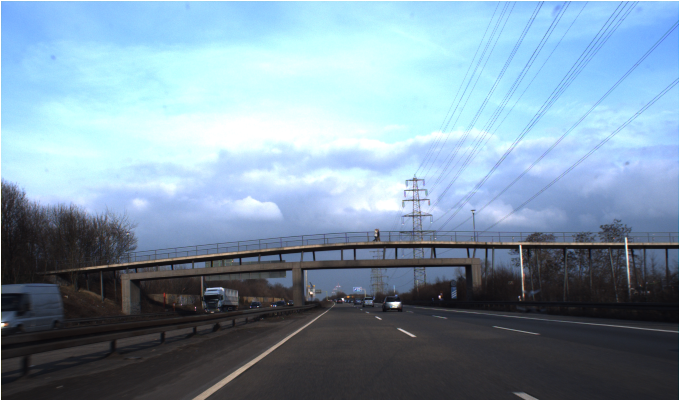
#> input picture path_img/00000.ppm, 1360 x 800 px (shown at 1/2 size)
$ python good_methode.py
#> lines starting #> are read from the running program, lines starting #| are printed output that depends on the picture; after the words box and inside, x2 and y2 are one past the last pixel; in counts of white or black regions, pixels touching at a corner belong together; long printed decimals are rounded
from __future__ import (
    division, absolute_import, print_function, unicode_literals)

import cv2 as cv
import numpy
import numpy as np
import matplotlib.pyplot as plt
import skimage.io
import time


def grayscale(image):
    return cv.cvtColor(image, cv.COLOR_BGR2GRAY)

def clahe_method(image):
    image_bw = cv.cvtColor(image, cv.COLOR_BGR2GRAY)
    clahe = cv.createCLAHE(clipLimit=3)
    return clahe.apply(image_bw)

# noise removal
def remove_noise(image):
    return cv.medianBlur(image,1)

# thresholding
def thresholding(image):
    return cv.threshold(image, 125, 200, cv.THRESH_BINARY_INV + cv.THRESH_OTSU)[1]

# dilation
def dilate(image):
    kernel = np.ones((2,2),np.uint8)
    return cv.dilate(image, kernel, iterations = 1)

# erosion
def erode(image):
    kernel = np.ones((1,2),np.uint8)
    return cv.erode(image, kernel, iterations = 1)

# opening - erosion followed by dilation
def opening(image):
    kernel = np.ones((2,2),np.uint8)
    return cv.morphologyEx(image, cv.MORPH_OPEN, kernel)

# canny edge detection
def canny(image):
    return cv.Canny(image, 50, 50)


def show(init, original, final):
    print('display')
    # cv.imshow('Temple', final)
    # cv.waitKey(0)
    fig, ax = plt.subplots(nrows=3, figsize=(10, 20))
    ax[0].imshow(init)
    ax[0].set_title('Original')
    ax[0].axis('off')
    ax[1].imshow(original)
    ax[1].set_title('Sobel filtered')
    ax[1].axis('off')
    ax[2].imshow(final)
    ax[2].set_title('Sobel filtered')
    ax[2].axis('off')
    cv.imwrite('filename.jpg', final)
    fig.tight_layout()
    plt.show()
    cv.imshow('Temple', final)
    cv.waitKey(0)
    cv.destroyAllWindows()

# Insert any filename with path
img = cv.imread("../path_img/00000.ppm")
#> img is the input picture: shape (800, 1360, 3); mean B, G, R 167.5, 149.9, 126.1

def white_balance(img):
    result = cv.cvtColor(img, cv.COLOR_BGR2LAB)
    avg_a = np.average(result[:, :, 1])
    avg_b = np.average(result[:, :, 2])
    result[:, :, 1] = result[:, :, 1] - ((avg_a - 128) * (result[:, :, 0] / 255.0) * 1.1)
    result[:, :, 2] = result[:, :, 2] - ((avg_b - 128) * (result[:, :, 0] / 255.0) * 1.1)
    result = cv.cvtColor(result, cv.COLOR_LAB2BGR)
    return result

def avg_gray(a,b,c):
    return a/3 + b/3 + c/3


def other_gray_world(result):
    im_new = np.zeros(result.shape, dtype=int)
    # result = cv.cvtColor(img, cv.COLOR_BGR2LAB)
    avg_r = np.average(result[:, :, 0])
#> avg_r = 167.5
    avg_g = np.average(result[:, :, 1])
#> avg_g = 149.9
    avg_v = np.average(result[:, :, 2])
#> avg_v = 126.1
    k = avg_r/3 + avg_g/3 + avg_v/3
#> k = 147.9
    print("mean rgb", k/avg_r, k/avg_g, k/avg_v)
#| mean rgb 0.8825 0.9861 1.173
    im_new[:, :, 0] = result[:, :, 0] * (k / avg_r)
    im_new[:, :, 1] = result[:, :, 1] * (k / avg_g)
    im_new[:, :, 2] = result[:, :, 2] * (k / avg_v)
    im_new[im_new > 255] = 255
    im_new = np.uint8(im_new)
    print('zeros array', im_new.shape)
#| zeros array (800, 1360, 3)
    # im_new[:, :, 0] = result[:, :, 0] * (avg_gray(result[:, :, 0], result[:, :, 1], result[:, :, 2]) / result[:, :, 0])
    # im_new[:, :, 1] = result[:, :, 1] * (avg_gray(result[:, :, 0], result[:, :, 1], result[:, :, 2]) / result[:, :, 1])
    # im_new[:, :, 2] = result[:, :, 2] * (avg_gray(result[:, :, 0], result[:, :, 1], result[:, :, 2]) / result[:, :, 2])
    return im_new

def clahe_method(img):
    # Reading the image from the present directory
    # image = cv.imread(img)
    # Resizing the image for compatibility
    #image = cv2.resize(image, (500, 600))

    # The initial processing of the image
    # image = cv2.medianBlur(image, 3)
    print('dtype imqge', img.dtype)
#| dtype imqge uint8
    img1 = img.copy()
    image_bw = cv.cvtColor(img, cv.COLOR_BGR2GRAY)
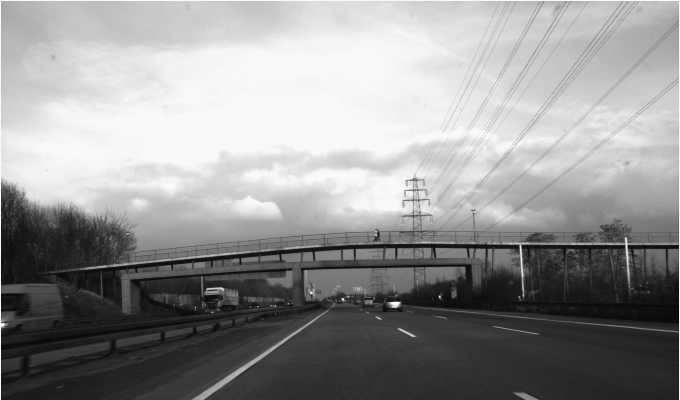
#> image_bw: shape (800, 1360) (shown at 1/2 size); min 5, max 249, mean 146.9
    # The declaration of CLAHE
    # clipLimit -> Threshold for contrast limiting
    clahe = cv.createCLAHE(clipLimit=192, tileGridSize=(10, 10))
    final_img = clahe.apply(image_bw)
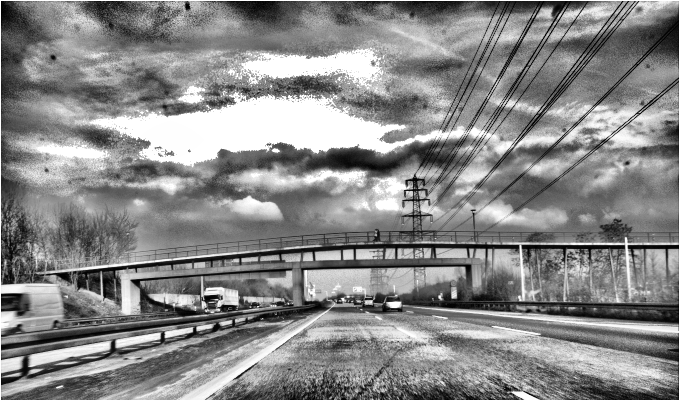
#> final_img: shape (800, 1360) (shown at 1/2 size); min 0, max 255, mean 135.6
    print('shqpe', final_img.shape[0])
#| shqpe 800
    resized = cv.resize(final_img, (final_img.shape[1], final_img.shape[0]), interpolation=cv.INTER_AREA)
    #b = cv.resize(final_img.astype('float'), final_img.shape, interpolation=cv.INTER_CUBIC)
    #fg = cv.bitwise_or(img1, img1, mask=b)

    # Ordinary thresholding the same image
    #_, ordinary_img = cv.threshold(img, 155, 255, cv.THRESH_BINARY)

    # Showing all the three images
    result = cv.cvtColor(resized, cv.COLOR_BGR2RGB)
    bitwiseAnd = img1

    bitwiseAnd[:, :, 0] = result[:, :, 0]/2 + img1[:, :, 0]/2
    bitwiseAnd[:, :, 1] = result[:, :, 1]/2 + img1[:, :, 1]/2
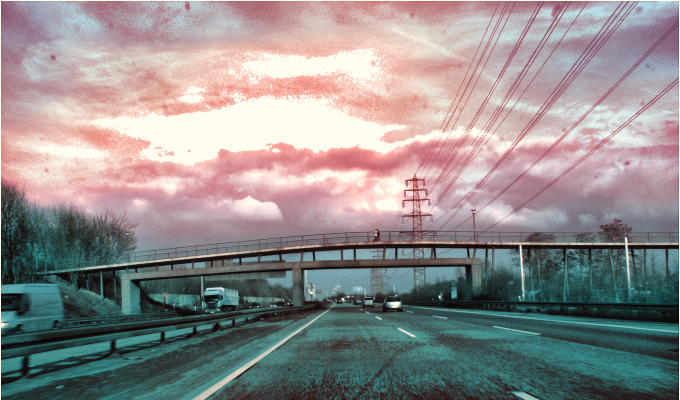
#> bitwiseAnd: shape (800, 1360, 3) (shown at 1/2 size); mean B, G, R 141.3, 141.2, 145.9
    bitwiseAnd[:, :, 2] = result[:, :, 2]/2 + img1[:, :, 2]/2

    return bitwiseAnd
def mser_methode (img):
    # img1 = cv.cvtColor(img, cv.COLOR_BGR2GRAY)
    gray_img = img.copy()
    mser = cv.MSER_create()
    gray = cv.cvtColor(img, cv.COLOR_BGR2GRAY)
    dilate1 = dilate(gray)
#> in dilate, `return cv.dilate(image, kernel, iterations = 1)`:
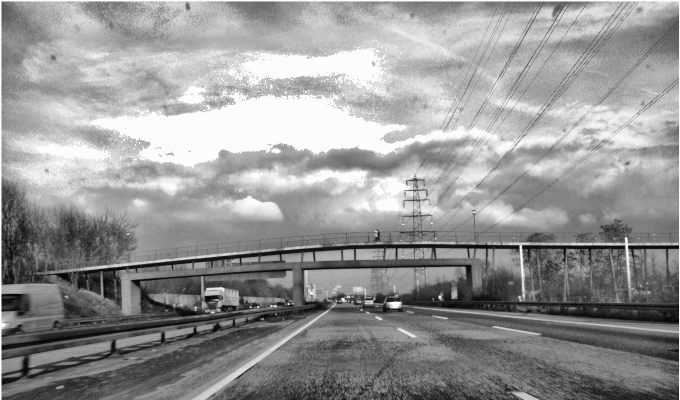
#> returned value: shape (800, 1360) (shown at 1/2 size); min 4, max 252, mean 149.6

    vis = gray.copy()

    #detect regions in gray scale image
    regions, elm = mser.detectRegions(dilate1)
#> regions = 836 items; elm = 836 rows, first 6: [3, 793, 23, 6], [423, 648, 18, 17], [321, 664, 9, 23], [321, 664, 9, 23], [321, 664, 9, 23], [56, 680, 179, 77]
    print('mask shape',elm)
#> (printed output is left out)
    hulls = [cv.convexHull(p.reshape(-1, 1, 2)) for p in regions]
#> hulls = 836 contours; largest, box (x1, y1, x2, y2) and area: (1, 1, 1359, 799) 1081529, (1, 1, 1359, 799) 1081529, (1, 1, 1359, 799) 1081529, (1, 1, 1359, 799) 1081529, (1, 1, 1359, 799) 1081529

    cv.polylines(vis, hulls, 1, (0, 255, 0))
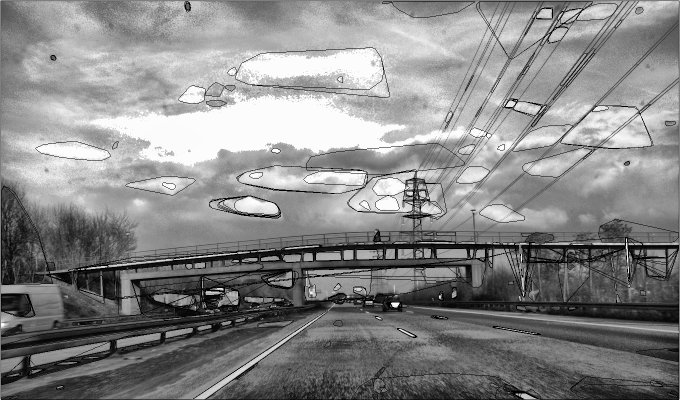
#> vis: shape (800, 1360) (shown at 1/2 size); min 0, max 252, mean 135.1

    cv.imshow('img', vis)

    cv.waitKey(0)

    mask = np.zeros((img.shape[0], img.shape[1], 1), dtype=np.uint8)
    print('mask shape', mask.shape)
#| mask shape (800, 1360, 1)
    #cv.imshow('img mask', mask)
    #
    cv.waitKey(0)
    for contour in hulls:
        cv.drawContours(img, contour, 3, (0, 255, 0), 3)
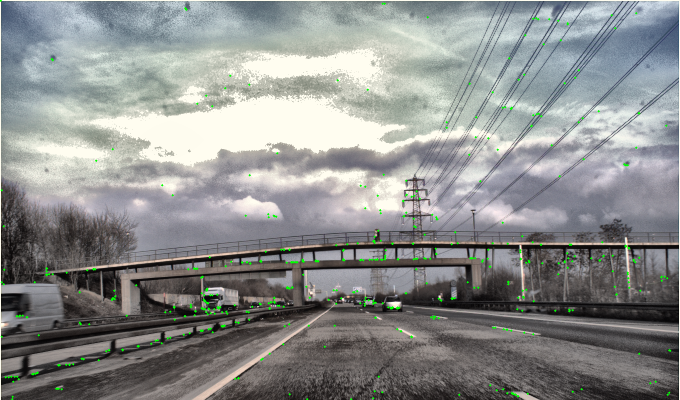
#> img: shape (800, 1360, 3) (shown at 1/2 size); mean B, G, R 140.7, 142.1, 139.9

    #this is used to find only text regions, remaining are ignored
    text_only = cv.bitwise_and(img, img, mask=mask)
#> text_only: shape (800, 1360, 3); every value is 0

    cv.imshow("text only", img)

    cv.waitKey(0)

    return text_only

# [17 lines of commented-out code are left out]
start = time.time()
#final = np.hstack((img, white_balance(img)))

final = other_gray_world(img)

final1 = clahe_method(final)
final3 = mser_methode(final1)
end = time.time()
print('time = ', end - start)
final2 = np.hstack((final, final3))
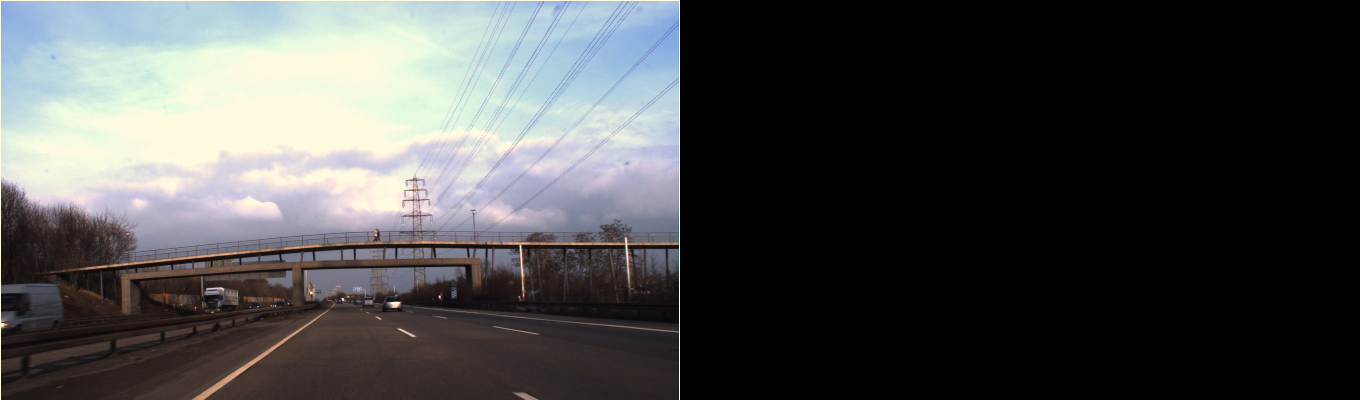
#> final2: shape (800, 2720, 3) (shown at 1/2 size); mean B, G, R 73.8, 73.7, 72.9
show(img, final, final2)
# cv.imwrite('result.jpg', final)

#final2 = mser_methode(final1)
#show(final2)

$ run again, with path_img/00001.ppm copied over path_img/00000.ppm
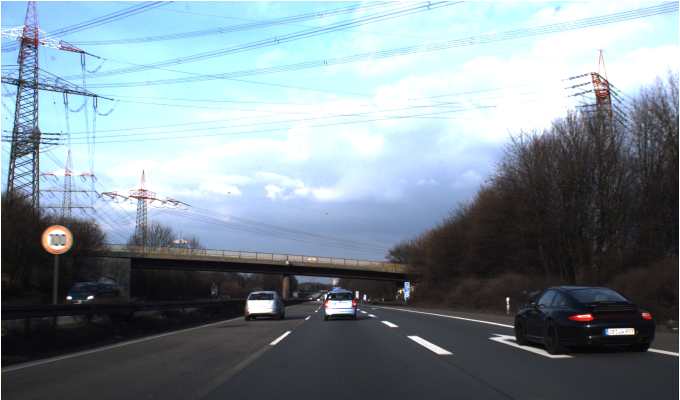
#> input picture path_img/00001.ppm, 1360 x 800 px (shown at 1/2 size)
#> img is the input picture: shape (800, 1360, 3); mean B, G, R 149, 140.4, 126.2
#> avg_r = 149
#> avg_g = 140.4
#> avg_v = 126.2
#> k = 138.5
#| mean rgb 0.9299 0.9866 1.098
#| zeros array (800, 1360, 3)
#| dtype imqge uint8
#| shqpe 800
#> regions = 1272 items; elm = 1272 rows, first 6: [3, 759, 84, 40], [3, 753, 115, 46], [3, 753, 115, 46], [3, 751, 115, 48], [3, 749, 122, 50], [3, 738, 160, 61]
#> (printed output is left out)
#> hulls = 1272 contours; largest, box (x1, y1, x2, y2) and area: (1231, 230, 1358, 547) 23971, (1156, 3, 1358, 109) 15274, (1156, 3, 1358, 109) 14749, (1156, 3, 1358, 109) 14678, (1156, 3, 1358, 109) 14678
#> vis: shape (800, 1360); min 0, max 253, mean 131.8
#| mask shape (800, 1360, 1)
#> after the loop in mser_methode, `for contour in hulls:`:
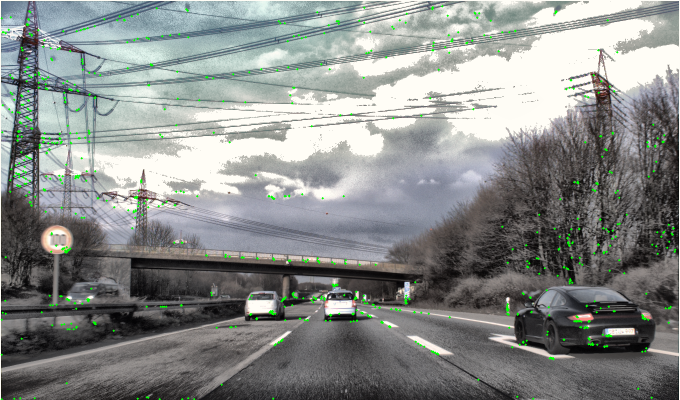
#> img: shape (800, 1360, 3) (shown at 1/2 size); mean B, G, R 137.7, 140, 136.4
#> text_only: shape (800, 1360, 3); every value is 0
#> `final2 = np.hstack((final, final3))`:
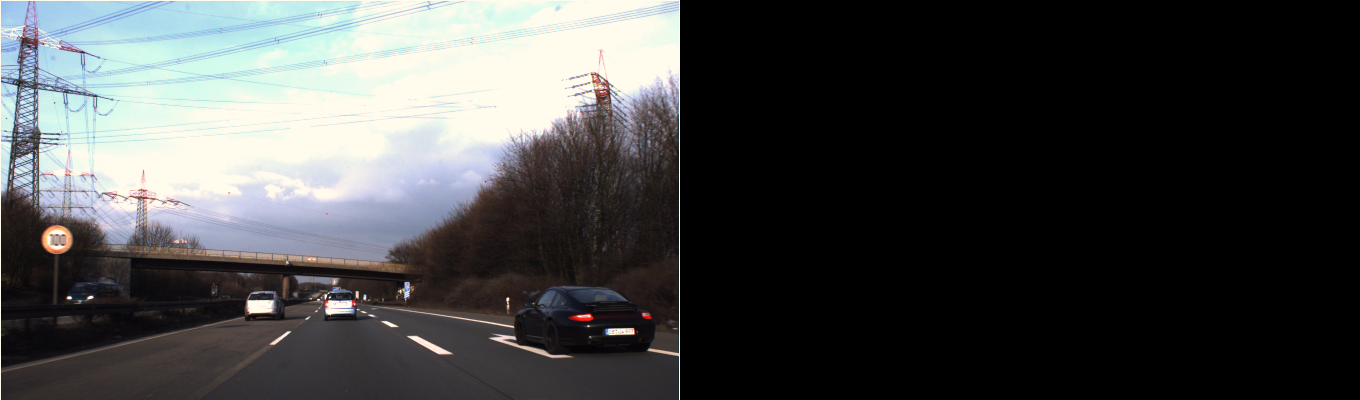
#> final2: shape (800, 2720, 3) (shown at 1/2 size); mean B, G, R 69.1, 69, 67.8

$ run again, with path_img/00002.ppm copied over path_img/00000.ppm
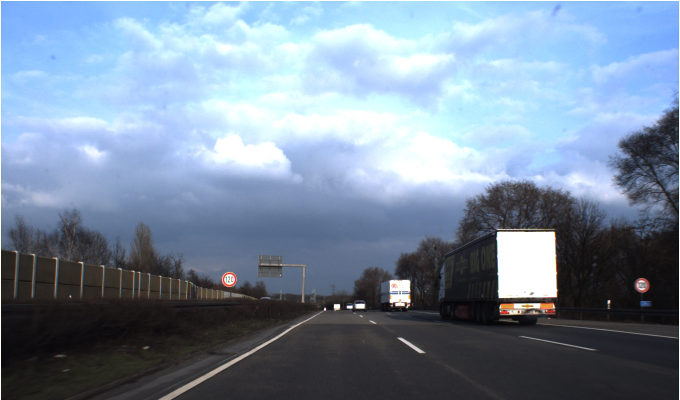
#> input picture path_img/00002.ppm, 1360 x 800 px (shown at 1/2 size)
#> img is the input picture: shape (800, 1360, 3); mean B, G, R 158, 138.1, 120.8
#> avg_r = 158
#> avg_g = 138.1
#> avg_v = 120.8
#> k = 139
#| mean rgb 0.8797 1.006 1.150
#| zeros array (800, 1360, 3)
#| dtype imqge uint8
#| shqpe 800
#> regions = 628 items; elm = 628 rows, first 6: [651, 609, 16, 11], [651, 608, 16, 12], [651, 607, 16, 13], [651, 607, 16, 13], [705, 619, 28, 4], [393, 609, 74, 5]
#> (printed output is left out)
#> hulls = 628 contours; largest, box (x1, y1, x2, y2) and area: (1, 1, 1359, 799) 1081529, (1243, 215, 1358, 520) 25433, (623, 48, 906, 151) 17868, (626, 48, 905, 151) 14862, (12, 203, 328, 270) 14782
#> in mser_methode, `cv.polylines(vis, hulls, 1, (0, 255, 0))`:
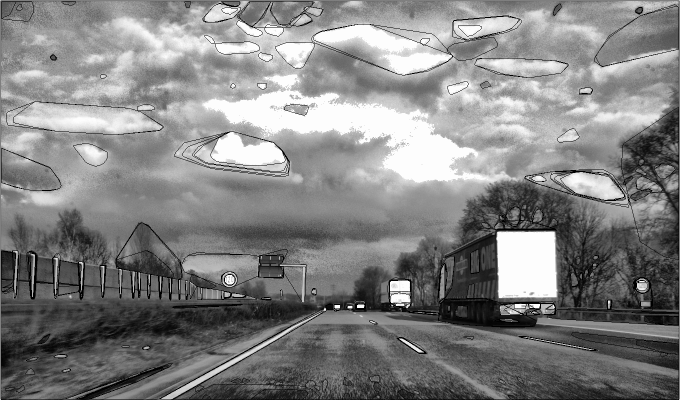
#> vis: shape (800, 1360) (shown at 1/2 size); min 0, max 253, mean 130.5
#| mask shape (800, 1360, 1)
#> the loop in mser_methode, `for contour in hulls:` made 628 passes
#> contour on passes 19, 51: [[1078, 604], [1076, 605], [1028, 605], [1034, 604]], [[159, 571], [117, 572], [117, 565], [157, 570]]
#> text_only: shape (800, 1360, 3); every value is 0
#> `final2 = np.hstack((final, final3))`:
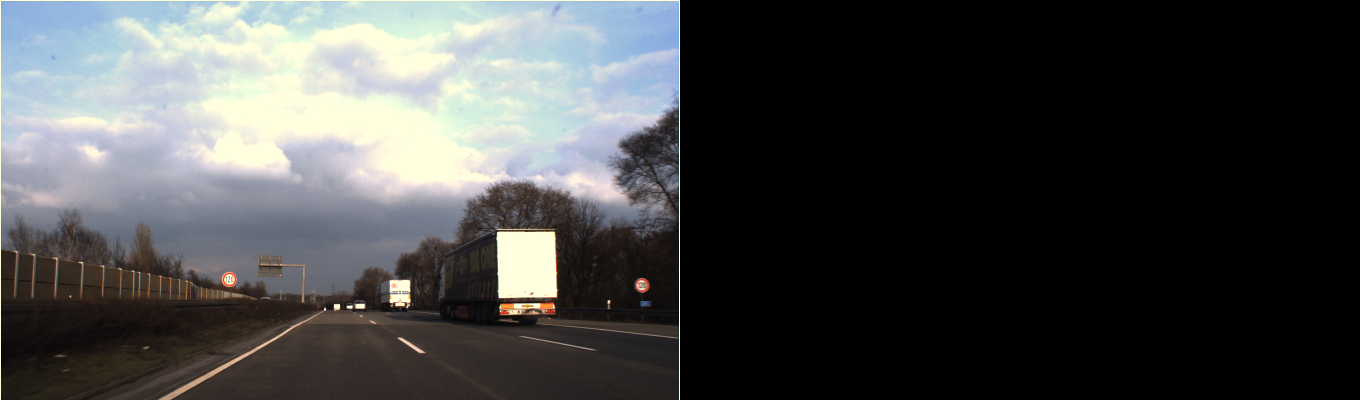
#> final2: shape (800, 2720, 3) (shown at 1/2 size); mean B, G, R 69.3, 69.3, 68.2

$ run again, with path_img/00003.ppm copied over path_img/00000.ppm
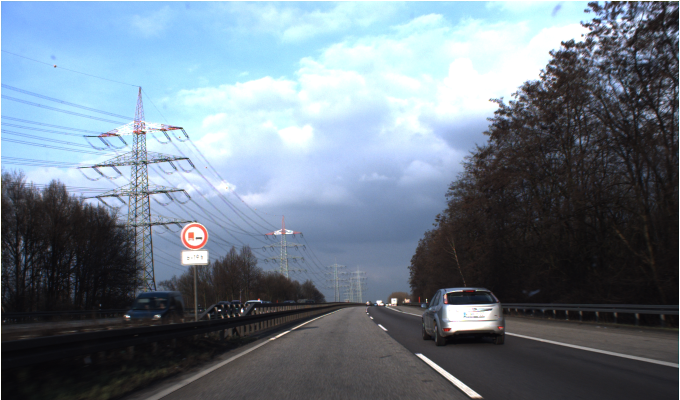
#> input picture path_img/00003.ppm, 1360 x 800 px (shown at 1/2 size)
#> img is the input picture: shape (800, 1360, 3); mean B, G, R 136.3, 123.7, 110.4
#> avg_r = 136.3
#> avg_g = 123.7
#> avg_v = 110.4
#> k = 123.5
#| mean rgb 0.906 0.9982 1.118
#| zeros array (800, 1360, 3)
#| dtype imqge uint8
#| shqpe 800
#> regions = 1786 items; elm = 1786 rows, first 6: [268, 686, 36, 23], [268, 686, 36, 23], [268, 686, 36, 23], [3, 702, 25, 7], [3, 609, 724, 107], [3, 607, 747, 111]
#> (printed output is left out)
#> hulls = 1786 contours; largest, box (x1, y1, x2, y2) and area: (1, 1, 1359, 799) 1081529, (1, 1, 1359, 799) 1081529, (1, 1, 1359, 799) 1081529, (1, 1, 1359, 799) 1081529, (1, 1, 1359, 799) 1081529
#> vis: shape (800, 1360); min 0, max 253, mean 120.1
#| mask shape (800, 1360, 1)
#> text_only: shape (800, 1360, 3); every value is 0
#> `final2 = np.hstack((final, final3))`:
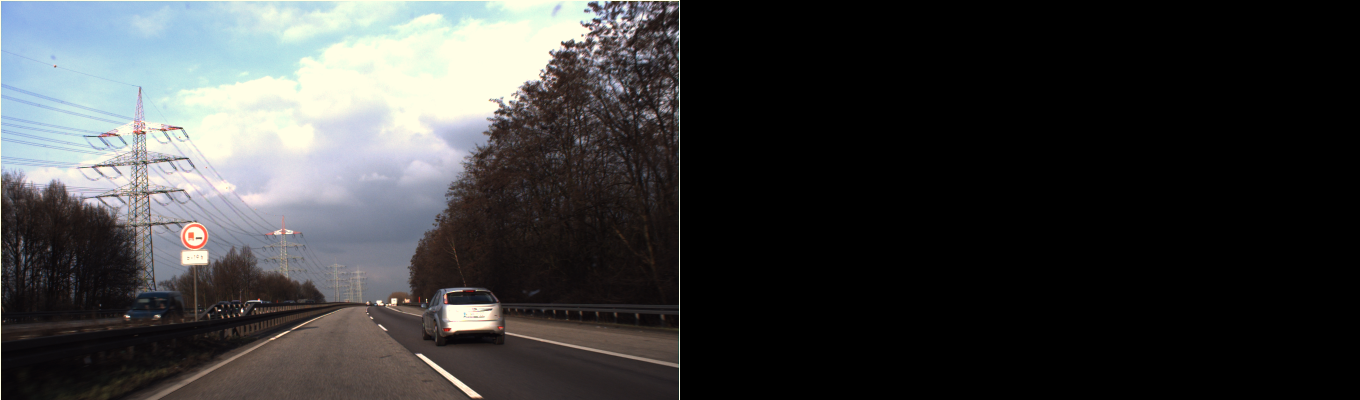
#> final2: shape (800, 2720, 3) (shown at 1/2 size); mean B, G, R 61.6, 61.3, 60.7
